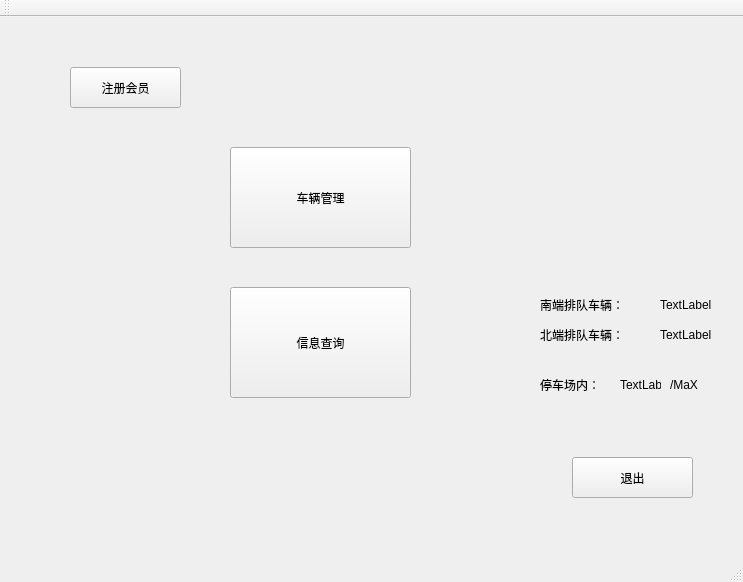
<?xml version="1.0" encoding="UTF-8"?>
<ui version="4.0">
 <class>MainWindow</class>
 <widget class="QMainWindow" name="MainWindow">
  <property name="geometry">
   <rect>
    <x>0</x>
    <y>0</y>
    <width>743</width>
    <height>582</height>
   </rect>
  </property>
  <property name="windowTitle">
   <string>MainWindow</string>
  </property>
  <widget class="QWidget" name="centralWidget">
   <widget class="QPushButton" name="InforSearch">
    <property name="geometry">
     <rect>
      <x>230</x>
      <y>270</y>
      <width>181</width>
      <height>111</height>
     </rect>
    </property>
    <property name="text">
     <string>信息查询</string>
    </property>
   </widget>
   <widget class="QPushButton" name="VehMana">
    <property name="geometry">
     <rect>
      <x>230</x>
      <y>130</y>
      <width>181</width>
      <height>101</height>
     </rect>
    </property>
    <property name="text">
     <string>车辆管理</string>
    </property>
   </widget>
   <widget class="QPushButton" name="pushButton">
    <property name="geometry">
     <rect>
      <x>572</x>
      <y>440</y>
      <width>121</width>
      <height>41</height>
     </rect>
    </property>
    <property name="text">
     <string>退出</string>
    </property>
   </widget>
   <widget class="QPushButton" name="LogVip">
    <property name="geometry">
     <rect>
      <x>70</x>
      <y>50</y>
      <width>111</width>
      <height>41</height>
     </rect>
    </property>
    <property name="text">
     <string>注册会员</string>
    </property>
   </widget>
   <widget class="QLabel" name="label">
    <property name="geometry">
     <rect>
      <x>540</x>
      <y>360</y>
      <width>72</width>
      <height>15</height>
     </rect>
    </property>
    <property name="text">
     <string>停车场内：</string>
    </property>
   </widget>
   <widget class="QLabel" name="label_2">
    <property name="geometry">
     <rect>
      <x>620</x>
      <y>360</y>
      <width>41</width>
      <height>16</height>
     </rect>
    </property>
    <property name="text">
     <string>TextLabel</string>
    </property>
   </widget>
   <widget class="QLabel" name="label_3">
    <property name="geometry">
     <rect>
      <x>670</x>
      <y>360</y>
      <width>72</width>
      <height>15</height>
     </rect>
    </property>
    <property name="text">
     <string>/MaX</string>
    </property>
   </widget>
   <widget class="QLabel" name="label_4">
    <property name="geometry">
     <rect>
      <x>540</x>
      <y>280</y>
      <width>111</width>
      <height>16</height>
     </rect>
    </property>
    <property name="text">
     <string>南端排队车辆：</string>
    </property>
   </widget>
   <widget class="QLabel" name="label_5">
    <property name="geometry">
     <rect>
      <x>540</x>
      <y>310</y>
      <width>111</width>
      <height>16</height>
     </rect>
    </property>
    <property name="text">
     <string>北端排队车辆：</string>
    </property>
   </widget>
   <widget class="QLabel" name="label_6">
    <property name="geometry">
     <rect>
      <x>660</x>
      <y>280</y>
      <width>72</width>
      <height>15</height>
     </rect>
    </property>
    <property name="text">
     <string>TextLabel</string>
    </property>
   </widget>
   <widget class="QLabel" name="label_7">
    <property name="geometry">
     <rect>
      <x>660</x>
      <y>310</y>
      <width>72</width>
      <height>15</height>
     </rect>
    </property>
    <property name="text">
     <string>TextLabel</string>
    </property>
   </widget>
  </widget>
  <widget class="QMenuBar" name="menuBar">
   <property name="geometry">
    <rect>
     <x>0</x>
     <y>0</y>
     <width>743</width>
     <height>26</height>
    </rect>
   </property>
  </widget>
  <widget class="QToolBar" name="mainToolBar">
   <attribute name="toolBarArea">
    <enum>TopToolBarArea</enum>
   </attribute>
   <attribute name="toolBarBreak">
    <bool>false</bool>
   </attribute>
  </widget>
  <widget class="QStatusBar" name="statusBar"/>
 </widget>
 <layoutdefault spacing="6" margin="11"/>
 <resources/>
 <connections/>
</ui>
